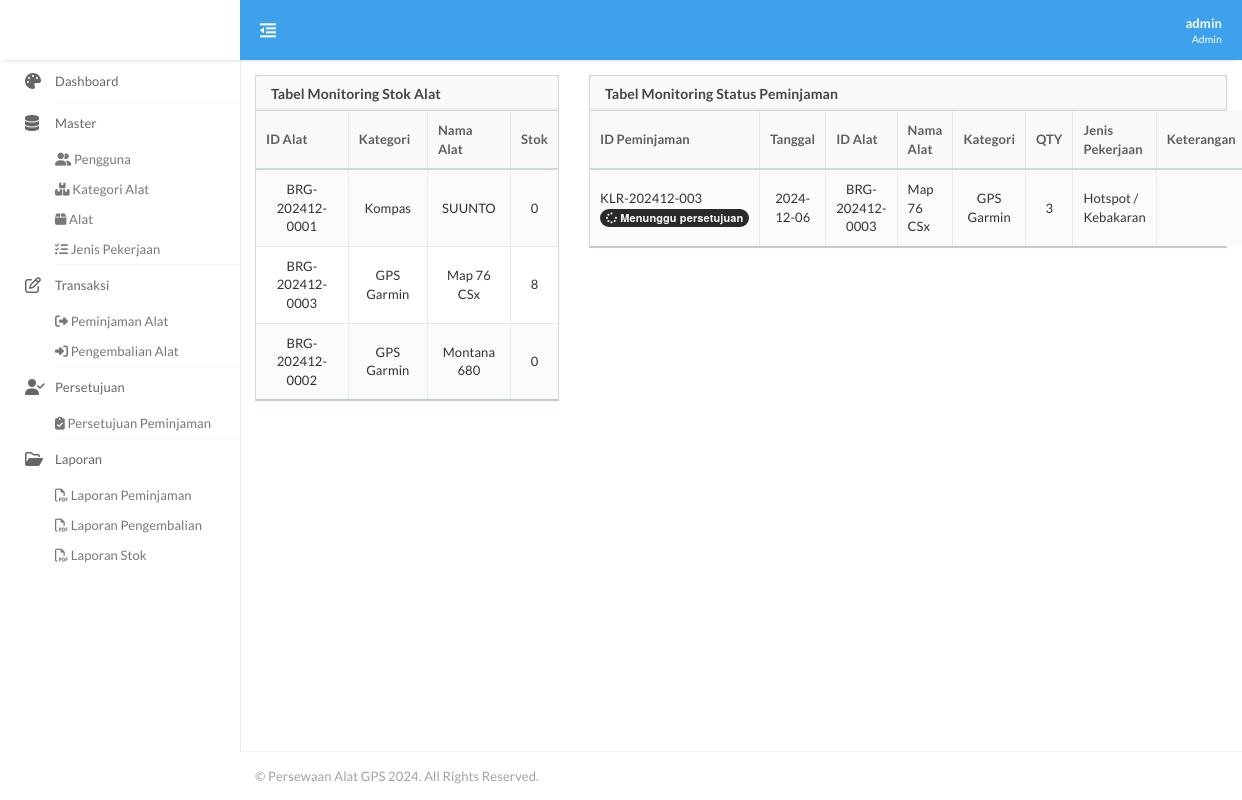
Screenshot of /dashboard.php (signed in) with the database file from the repository.
### tables this page shows
CREATE TABLE IF NOT EXISTS `m_barang` (
  `ID_BARANG` varchar(50) NOT NULL,
  `ID_KATEGORI` varchar(50) DEFAULT NULL,
  `NAMA_BARANG` varchar(100) DEFAULT NULL,
  `KETERANGAN` varchar(150) DEFAULT NULL,
  `STATUS` varchar(50) DEFAULT '1',
  `CREATED_BY` varchar(50) DEFAULT NULL,
  `CREATED_DATE` datetime DEFAULT NULL,
  `UPDATED_BY` varchar(50) DEFAULT NULL,
  `UPDATED_DATE` datetime DEFAULT NULL,
  PRIMARY KEY (`ID_BARANG`),
  KEY `ID_KATEGORI` (`ID_KATEGORI`)
);

CREATE TABLE IF NOT EXISTS `m_kategori` (
  `ID_KATEGORI` varchar(50) NOT NULL,
  `NAMA_KATEGORI` varchar(50) DEFAULT NULL,
  `DESKRIPSI` varchar(150) DEFAULT NULL,
  `STATUS` varchar(50) DEFAULT '1',
  `CREATED_BY` varchar(50) DEFAULT NULL,
  `CREATED_DATE` datetime DEFAULT NULL,
  `UPDATED_BY` varchar(50) DEFAULT NULL,
  `UPDATED_DATE` datetime DEFAULT NULL,
  PRIMARY KEY (`ID_KATEGORI`)
);

CREATE TABLE IF NOT EXISTS `t_pengeluaran` (
  `ID_PENGELUARAN` varchar(50) NOT NULL,
  `TANGGAL_KELUAR` date DEFAULT NULL,
  `NAMA` varchar(50) DEFAULT NULL,
  `OPERATING_UNIT` varchar(50) DEFAULT NULL,
  `DIVISI` varchar(50) DEFAULT NULL,
  `ID_PEKERJAAN` varchar(50) DEFAULT NULL,
  `KETERANGAN` varchar(150) DEFAULT NULL,
  `STATUS_APPROVAL` varchar(50) DEFAULT '0',
  `TANGGAL_APPROVAL` datetime DEFAULT NULL,
  `USER_APPROVAL` varchar(50) DEFAULT NULL,
  `STATUS` varchar(50) DEFAULT '1',
  `CREATED_BY` varchar(50) DEFAULT NULL,
  `CREATED_DATE` datetime DEFAULT NULL,
  `UPDATED_BY` varchar(50) DEFAULT NULL,
  `UPDATED_DATE` datetime DEFAULT NULL,
  PRIMARY KEY (`ID_PENGELUARAN`)
);

CREATE TABLE IF NOT EXISTS `m_pekerjaan` (
  `ID_PEKERJAAN` varchar(50) NOT NULL,
  `NAMA_PEKERJAAN` varchar(200) DEFAULT NULL,
  `KETERANGAN` text DEFAULT NULL,
  `STATUS` varchar(50) DEFAULT '1',
  `CREATED_BY` varchar(50) DEFAULT NULL,
  `CREATED_DATE` datetime DEFAULT NULL,
  `UPDATED_BY` varchar(50) DEFAULT NULL,
  `UPDATED_DATE` datetime DEFAULT NULL,
  PRIMARY KEY (`ID_PEKERJAAN`)
);

### module/backend/dashboard/t_dashboard.php (called while the page is built, shortened)
<?php
$DATENOW = date('Y-m-d');
$query = "SELECT
        b.ID_KATEGORI,
        g.NAMA_KATEGORI,
        b.ID_BARANG,
        b.NAMA_BARANG
    FROM
        m_barang b
    LEFT JOIN
        m_kategori g on b.ID_KATEGORI = g.ID_KATEGORI
    ORDER BY
        b.ID_KATEGORI,b.NAMA_BARANG";
$params = array();
$getBarang = GetQuery2($query, $params);
$rowBarang = $getBarang->fetchAll(PDO::FETCH_ASSOC);
$queryApproval = "SELECT p.*,d.FOTO,CASE WHEN d.DK = 'D' THEN 'Debit' ELSE 'Kredit' END DK_DESK,REPLACE(d.QTY,'-','') QTY,b.ID_BARANG,b.NAMA_BARANG,k.NAMA_KATEGORI,d.ID_PERSEDIAAN,j.NAMA_PEKERJAAN,
CASE WHEN p.STATUS_APPROVAL = 0 THEN 'fa-solid fa-spinner fa-spin'
WHEN p.STATUS_APPROVAL = 1 THEN 'fa-solid fa-check'
ELSE 'fa-solid fa-xmark'
END APPROVAL_CLASS,
CASE WHEN p.STATUS_APPROVAL = 0 THEN 'badge badge-inverse'
WHEN p.STATUS_APPROVAL = 1 THEN 'badge badge-success'
ELSE 'badge badge-danger'
END AS APPROVAL_BADGE,
CASE WHEN p.STATUS_APPROVAL = 0 THEN 'Menunggu persetujuan'
WHEN p.STATUS_APPROVAL = 1 THEN 'Disetujui'
ELSE 'Ditolak'
END AS STATUS_APPROVAL_DESK
FROM t_pengeluaran p
LEFT JOIN t_persediaan d ON p.ID_PENGELUARAN = d.ID_TRANSAKSI
LEFT JOIN m_barang b ON d.ID_BARANG = b.ID_BARANG
LEFT JOIN m_kategori k ON k.ID_KATEGORI = b.ID_KATEGORI
LEFT JOIN m_pekerjaan j ON p.ID_PEKERJAAN = j.ID_PEKERJAAN
WHERE p.`STATUS` = 1 AND p.STATUS_APPROVAL = 0";
$params = array();
$getPemasukan = GetQuery2($queryApproval, $params);
$rowPemasukan = $getPemasukan->fetchAll(PDO::FETCH_ASSOC);
?>

### module/connection/conn.php (called while the page is built, shortened)
<?php
$host = "localhost";
$database = "persewaan";
$username = "gis";
$password = "persewaangis";
try {
    $db1 = new PDO("mysql:host=$host;dbname=$database", $username, $password);
    $db1->setAttribute(PDO::ATTR_ERRMODE, PDO::ERRMODE_EXCEPTION);
    function GetQuery2($query, $params = [])
    {
        global $db1;
        $result = $db1->prepare($query);
        $result->execute($params);
        return $result;
    }
} catch (PDOException $e) {
    die("Database connection failed: " . $e->getMessage());
}
?>

### module/view/dashboard/v_dashboard.php (the view)
<div class="container-fluid">
    <div class="row">
        <div class="col-md-4">
            <div class="panel panel-default" id="demo">
                <div class="panel-heading">
                    <h3 class="panel-title">Tabel Monitoring Stok Alat</h3>
                </div>
                <table class="table table-striped table-bordered" id="stok-table">
                    <thead>
                        <tr>
                            <th>ID Alat</th>
                            <th>Kategori</th>
                            <th>Nama Alat</th>
                            <th>Stok</th>
                        </tr>
                    </thead>
                    <tbody>
                        <?php
                        foreach ($rowBarang as $dataBarang) {
                            extract($dataBarang);
                            $getSaldoAkhir = "SELECT IFNULL(SUM(d.QTY), 0) STOK
                            FROM t_persediaan d
                            LEFT JOIN t_pemasukan m ON d.ID_TRANSAKSI = m.ID_PEMASUKAN AND DATE(m.TANGGAL_MASUK) < :DATEA AND m.STATUS = 1
                            LEFT JOIN t_pengeluaran k ON d.ID_TRANSAKSI = k.ID_PENGELUARAN AND DATE(k.TANGGAL_KELUAR) < :DATEA AND k.STATUS = 1
                            LEFT JOIN m_barang b ON d.ID_BARANG = b.ID_BARANG
                            LEFT JOIN m_kategori g ON b.ID_KATEGORI = g.ID_KATEGORI
                            WHERE d.ID_BARANG = :ID_BARANG AND d.STATUS = 1 AND (k.STATUS_APPROVAL IS NULL OR k.STATUS_APPROVAL <> 2)";
                            $params = array(
                                ":ID_BARANG" => $ID_BARANG,
                                ":DATEA" => $DATENOW
                            );
                            $getSaldo = GetQuery2($getSaldoAkhir, $params);
                            foreach ($getSaldo as $dataSaldo) {
                                extract($dataSaldo);
                                ?>
                                <tr>
                                    <td align="center"><?= $ID_BARANG; ?></td>
                                    <td align="center"><?= $NAMA_KATEGORI; ?></td>
                                    <td align="center"><?= $NAMA_BARANG; ?></td>
                                    <td align="center"><?= $STOK; ?></td>
                                </tr>
                                <?php
                            }
                        }
                        ?>
                    </tbody>
                </table>
            </div>
        </div>
        <div class="col-md-8">
        <div class="panel panel-default" id="demo">
                <div class="panel-heading">
                    <h3 class="panel-title">Tabel Monitoring Status Peminjaman</h3>
                </div>
                <table class="table table-striped table-bordered" id="approval-table">
                    <thead>
                        <tr>
                            <th>ID Peminjaman</th>
                            <th>Tanggal</th>
                            <th>ID Alat</th>
                            <th>Nama Alat</th>
                            <th>Kategori</th>
                            <th>QTY</th>
                            <th>Jenis Pekerjaan</th>
                            <th>Keterangan</th>
                        </tr>
                    </thead>
                    <tbody>
                        <?php
                        foreach ($rowPemasukan as $dataPemasukan) {
                            extract($dataPemasukan);
                            ?>
                            <tr>
                                <td>
                                    <?= $ID_PENGELUARAN; ?><br>
                                    <span class="<?= $APPROVAL_BADGE; ?>"><i class="<?= $APPROVAL_CLASS; ?>"></i> <?= $STATUS_APPROVAL_DESK; ?> </span>
                                </td>
                                <td align="center"><?= $TANGGAL_KELUAR; ?></td>
                                <td align="center"><?= $ID_BARANG; ?></td>
                                <td><?= $NAMA_BARANG; ?></td>
                                <td align="center"><?= $NAMA_KATEGORI; ?></td>
                                <td align="center"><?= $QTY; ?></td>
                                <td><?= $NAMA_PEKERJAAN; ?></td>
                                <td align="center"><?= $KETERANGAN; ?></td>
                            </tr>
                            <?php
                        }
                        ?>
                    </tbody>
                </table>
            </div>
        </div>
    </div>
</div>

### assets/stylesheet/layout.css (style rules this page uses)
html { position: relative; z-index: 1; min-height: 100%; letter-spacing: 0.1px; }
html body { font-family: 'Lato', sans-serif; font-size: 13px; min-height: 100%; background-color: #fff; overflow-x: hidden; }
#main > .container-fluid, #main > .container { float: left; width: 100%; padding: 15px; padding-bottom: 0; }

### rows the page displays
m_barang: ID_BARANG "BRG-202412-0001", ID_KATEGORI.NAMA_KATEGORI "Kompas", NAMA_BARANG "SUUNTO", STOK "0"
m_barang: ID_BARANG "BRG-202412-0003", ID_KATEGORI.NAMA_KATEGORI "GPS Garmin", NAMA_BARANG "Map 76 CSx", STOK "8"
m_barang: ID_BARANG "BRG-202412-0002", ID_KATEGORI.NAMA_KATEGORI "GPS Garmin", NAMA_BARANG "Montana 680", STOK "0"
t_pengeluaran: ID_PENGELUARAN "KLR-202412-003", STATUS_APPROVAL_DESK "Menunggu persetujuan", TANGGAL_KELUAR "2024-12-06", m_barang.ID_BARANG "BRG-202412-0003", m_barang.NAMA_BARANG "Map 76 CSx", m_kategori.NAMA_KATEGORI "GPS Garmin", QTY "3", ID_PEKERJAAN.NAMA_PEKERJAAN "Hotspot / Kebakaran"

### other values shown
$_SESSION["LOGINNAMA_GIS"] "admin"
$_SESSION["LOGINAKS_GIS"] "Admin"
